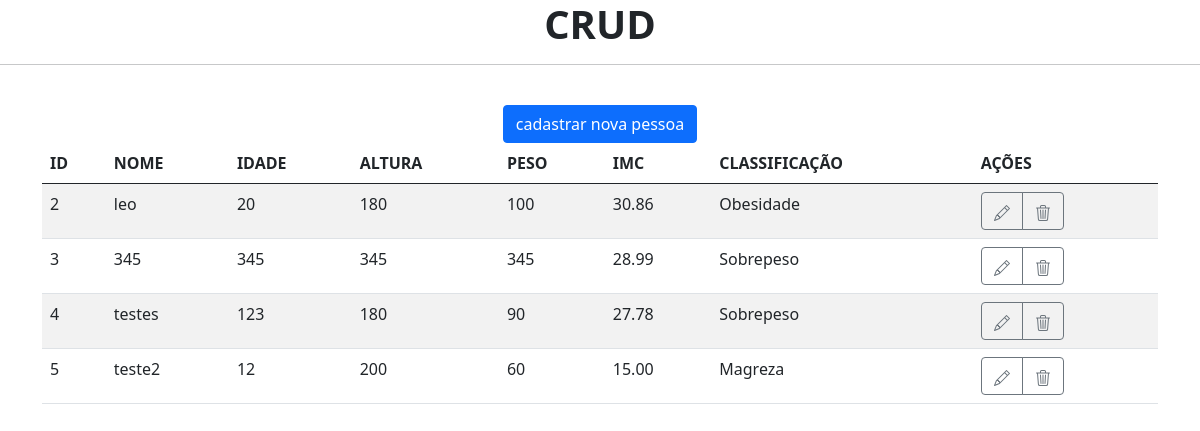
The page / on the database its author committed.
### tables this page shows
CREATE TABLE `exercicio` (
  `id` int(11) NOT NULL,
  `nome` varchar(200) NOT NULL,
  `idade` varchar(10) NOT NULL,
  `altura` varchar(10) NOT NULL,
  `peso` varchar(10) NOT NULL,
  `imc` varchar(10) NOT NULL,
  `classificacao` varchar(100) NOT NULL
);

### index.php (the view, shortened to what this page needs)
<!DOCTYPE html>
<html lang="pt-br">
  <head>
    <link href="https://cdn.jsdelivr.net/npm/bootstrap@5.0.2/dist/css/bootstrap.min.css" rel="stylesheet">
  </head>
  <body>
  <center><h1><b> CRUD </b></h1></center>
    <hr>
    <br>
    <div class="container justify-content-center">
      <center>
        <a href="cadastro.php" class="btn btn-primary" role="button">cadastrar nova pessoa</a>
        <br>
        <div>
        <table class="table table-striped table-hover">
          <thead>
            <tr>
              <th>ID</th>
              <th>NOME</th>
              <th>IDADE</th>
              <th>ALTURA</th>
              <th>PESO</th>
              <th>IMC</th>
              <th>CLASSIFICAÇÃO</th>
              <th>AÇÕES</th>
            </tr>
          </thead>
          <tbody>
            <?php
              include 'conecta.php';
              $pessoas = mysqli_query($conn,"SELECT * FROM exercicio");
              $row = mysqli_num_rows($pessoas);
              if($row > 0){
                while($registro = $pessoas->fetch_array()){
                  $id = $registro['id'];
                  echo '<tr>
                        <td>'.$registro['id'].'</td>
                        <td>'.$registro['nome'].'</td>
                        <td>'.$registro['idade'].'</td>
                        <td>'.$registro['altura'].'</td>
                        <td>'.$registro['peso'].'</td>
                        <td>'.$registro['imc'].'</td>
                        <td>'.$registro['classificacao'].'</td>
                        <td>
                          <div class="btn-group">
                            <a class="btn btn-outline-secondary" href="editar.php?id='.$id.'">
                              <svg xmlns="http://www.w3.org/2000/svg" width="16" height="16" fill="currentColor" class="bi bi-pencil" viewBox="0 0 16 16">
                                <path d="M12.146.146a.5.5 0 0 1 .708 0l3 3a.5.5 0 0 1 0 .708l-10 10a.5.5 0 0 1-.168.11l-5 2a.5.5 0 0 1-.65-.65l2-5a.5.5 0 0 1 .11-.168zM11.207 2.5 13.5 4.793 14.793 3.5 12.5 1.207zm1.586 3L10.5 3.207 4 9.707V10h.5a.5.5 0 0 1 .5.5v.5h.5a.5.5 0 0 1 .5.5v.5h.293zm-9.761 5.175-.106.106-1.528 3.821 3.821-1.528.106-.106A.5.5 0 0 1 5 12.5V12h-.5a.5.5 0 0 1-.5-.5V11h-.5a.5.5 0 0 1-.468-.325"/>
                              </svg>
                            </a>
                            <a class="btn btn-outline-secondary" href="excluir.php?id='.$id.'">
                              <svg xmlns="http://www.w3.org/2000/svg" width="16" height="16" fill="currentColor" class="bi bi-trash3" viewBox="0 0 16 16">
                                <path d="M6.5 1h3a.5.5 0 0 1 .5.5v1H6v-1a.5.5 0 0 1 .5-.5M11 2.5v-1A1.5 1.5 0 0 0 9.5 0h-3A1.5 1.5 0 0 0 5 1.5v1H1.5a.5.5 0 0 0 0 1h.538l.853 10.66A2 2 0 0 0 4.885 16h6.23a2 2 0 0 0 1.994-1.84l.853-10.66h.538a.5.5 0 0 0 0-1zm1.958 1-.846 10.58a1 1 0 0 1-.997.92h-6.23a1 1 0 0 1-.997-.92L3.042 3.5zm-7.487 1a.5.5 0 0 1 .528.47l.5 8.5a.5.5 0 0 1-.998.06L5 5.03a.5.5 0 0 1 .47-.53Zm5.058 0a.5.5 0 0 1 .47.53l-.5 8.5a.5.5 0 1 1-.998-.06l.5-8.5a.5.5 0 0 1 .528-.47M8 4.5a.5.5 0 0 1 .5.5v8.5a.5.5 0 0 1-1 0V5a.5.5 0 0 1 .5-.5"/>
                              </svg>
                            </a>
                          </div>
                        </td>
                      </tr>';
                }
              }else{
                echo '<tr>';
                echo '<td colspan="8">Não existem pessoas cadastradas</td>';
                echo '</tr>';
              }
            ?>
          </tbody>
          </table>
        </div>
      </center>
    </div>
  </body>
</html>

### rows shown on the page
exercicio: id "2", nome "leo", idade "20", altura "180", peso "100", imc "30.86", classificacao "Obesidade"
exercicio: id "3", nome "345", idade "345", altura "345", peso "345", imc "28.99", classificacao "Sobrepeso"
exercicio: id "4", nome "testes", idade "123", altura "180", peso "90", imc "27.78", classificacao "Sobrepeso"
exercicio: id "5", nome "teste2", idade "12", altura "200", peso "60", imc "15.00", classificacao "Magreza"
